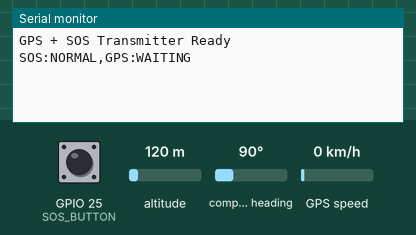
Recording of a sketch running on a simulated ESP32. Parts: the last lines printed to the serial monitor. The test bench sets the inputs (shaded band); at power-on: GPIO 25 (SOS_BUTTON) HIGH, altitude 120 m, compass heading 90°, GPS speed 0 km/h. The GPS gets a fix after 3 s at 37.7749, -122.4194 with 8 satellites; no radio packets arrive unless stated.

Above: at 1.2 s.
1.3 s: GPIO 25 (SOS_BUTTON) pulled LOW for 1 s
At 2.9 s:
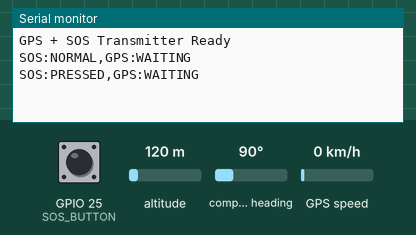
5.7 s: GPIO 25 (SOS_BUTTON) pulled LOW for 1 s
At 6.7 s:
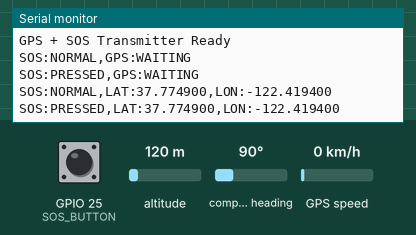

The sketch:

soldier_gps_lora_transmitter.ino
```cpp
#include <SPI.h>
#include <LoRa.h>
#include <TinyGPSPlus.h>

#define SCK 5
#define MISO 19
#define MOSI 27
#define SS 18
#define RST 14
#define DIO0 26

#define SOS_BUTTON 25

#define GPS_RX 16
#define GPS_TX 17

TinyGPSPlus gps;
HardwareSerial gpsSerial(2);

void setup() {
  Serial.begin(115200);
  gpsSerial.begin(9600, SERIAL_8N1, GPS_RX, GPS_TX);

  pinMode(SOS_BUTTON, INPUT_PULLUP);

  SPI.begin(SCK, MISO, MOSI, SS);
  LoRa.setPins(SS, RST, DIO0);

  if (!LoRa.begin(433E6)) {
    Serial.println("LoRa initialization failed!");
    while (true) {
      delay(1000);
    }
  }

  Serial.println("GPS + SOS Transmitter Ready");
}

void loop() {
  while (gpsSerial.available()) {
    gps.encode(gpsSerial.read());
  }

  bool sosPressed = (digitalRead(SOS_BUTTON) == LOW);

  String message = "SOS:";
  message += sosPressed ? "PRESSED" : "NORMAL";

  if (gps.location.isValid()) {
    message += ",LAT:";
    message += String(gps.location.lat(), 6);
    message += ",LON:";
    message += String(gps.location.lng(), 6);
  } else {
    message += ",GPS:WAITING";
  }

  LoRa.beginPacket();
  LoRa.print(message);
  LoRa.endPacket();

  Serial.println(message);
  delay(2000);
}
```

Measured:
- after the input at 1.3 s, the serial monitor: prints a new line after 0.86 s (image 1)
- after the input at 5.7 s, the serial monitor: prints a new line after 0.61 s (image 2)
